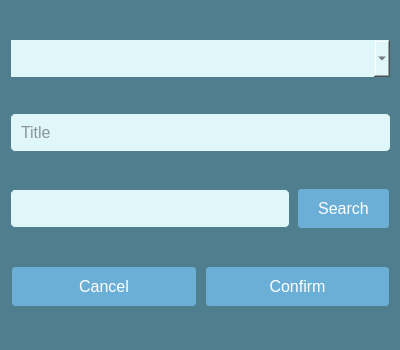
<?xml version="1.0" encoding="UTF-8"?>
<ui version="4.0">
 <class>publish</class>
 <widget class="QDialog" name="publish">
  <property name="geometry">
   <rect>
    <x>0</x>
    <y>0</y>
    <width>400</width>
    <height>350</height>
   </rect>
  </property>
  <property name="maximumSize">
   <size>
    <width>400</width>
    <height>350</height>
   </size>
  </property>
  <property name="windowTitle">
   <string>New publication</string>
  </property>
  <property name="styleSheet">
   <string notr="true">QWidget {
    background-color: #4f7f8f;  /* Fondo azul verdoso para la ventana */
    color: #333333;  /* Texto oscuro para el fondo azul */
    font-family: &quot;Arial&quot;, sans-serif;
    font-size: 16px;  /* Tamaño de fuente más grande para toda la aplicación */
}

QLabel {
    color: #a8d8a8;  /* Verde claro para el texto de los labels */
    font-size: 18px;  /* Tamaño de fuente más grande en los labels */
    font-weight: bold;
}

QPushButton {
    background-color: #6baed6;  /* Azul suave para los botones */
    color: white;
    border: 2px solid #4f7f8f;  /* Borde del botón en color azul verdoso */
    border-radius: 5px;
    padding: 10px 20px;
    font-size: 16px;  /* Tamaño de fuente más grande en los botones */
}

QPushButton:hover {
    background-color: #4f7f8f;  /* Al pasar el ratón se vuelve más oscuro */
    color: white;
    border-color: #6baed6;
}

QPushButton:pressed {
    background-color: #3b6e7d;  /* Cuando se presiona, un tono más oscuro */
}

QLineEdit {
    background-color: #e0f7fa;  /* Fondo suave de color verde claro para los inputs */
    border: 1px solid #4f7f8f;  /* Borde verde para los campos de texto */
    color: #333333;
    padding: 8px;
    border-radius: 5px;
    font-size: 16px;  /* Tamaño de fuente más grande en los inputs */
}

QCheckBox {
    color: #a8d8a8;  /* Verde claro para el texto del checkbox */
    font-size: 16px;  /* Tamaño de fuente más grande en el checkbox */
}

QRadioButton {
    color: #a8d8a8;  /* Verde claro para el texto del radiobutton */
    font-size: 16px;  /* Tamaño de fuente más grande en el radiobutton */
}

QComboBox {
    background-color: #e0f7fa;  /* Fondo verde claro */
    border: 1px solid #4f7f8f;  /* Borde del combobox */
    color: #333333;
    font-size: 16px;  /* Tamaño de fuente más grande en el combobox */
    padding: 8px;
}

QComboBox:hover {
    border-color: #6baed6;  /* Borde azul claro cuando se pasa el ratón */
}

QScrollBar {
    background-color: #e0f7fa;  /* Fondo verde claro para la barra de desplazamiento */
    border: 1px solid #4f7f8f;  /* Borde azul verdoso */
}

QScrollBar::handle {
    background-color: #6baed6;  /* Color del control de la barra de desplazamiento */
}

QScrollBar::handle:hover {
    background-color: #4f7f8f;  /* Color más oscuro cuando se pasa el ratón */
}

QTabWidget::pane {
    border: 1px solid #4f7f8f;  /* Borde para los paneles de las pestañas */
}

QTabBar::tab {
    background-color: #6baed6;  /* Fondo azul claro para las pestañas */
    color: white;
    padding: 12px;
}

QTabBar::tab:selected {
    background-color: #4f7f8f;  /* Fondo azul oscuro para la pestaña seleccionada */
}

QSlider {
    background-color: #e0f7fa;  /* Fondo verde claro */
    border: 1px solid #4f7f8f;  /* Borde azul verdoso */
}

QSlider::handle {
    background-color: #6baed6;  /* Color del control deslizante */
    border: 1px solid #4f7f8f;
}


QTabWidget::pane {
    border: 1px solid #4f7f8f;  /* Borde para los paneles de las pestañas */
}</string>
  </property>
  <widget class="QWidget" name="verticalLayoutWidget">
   <property name="geometry">
    <rect>
     <x>10</x>
     <y>10</y>
     <width>381</width>
     <height>331</height>
    </rect>
   </property>
   <layout class="QVBoxLayout" name="verticalLayout">
    <item>
     <widget class="QComboBox" name="categoryComboBox"/>
    </item>
    <item>
     <widget class="QLineEdit" name="title">
      <property name="inputMask">
       <string/>
      </property>
      <property name="placeholderText">
       <string>Title</string>
      </property>
     </widget>
    </item>
    <item>
     <layout class="QHBoxLayout" name="horizontalLayout_2">
      <item>
       <widget class="QLineEdit" name="upload_path"/>
      </item>
      <item>
       <widget class="QPushButton" name="search_path">
        <property name="text">
         <string>Search</string>
        </property>
       </widget>
      </item>
     </layout>
    </item>
    <item>
     <layout class="QHBoxLayout" name="horizontalLayout">
      <item>
       <widget class="QPushButton" name="cancel">
        <property name="text">
         <string>Cancel</string>
        </property>
       </widget>
      </item>
      <item>
       <widget class="QPushButton" name="confirm">
        <property name="text">
         <string>Confirm</string>
        </property>
       </widget>
      </item>
     </layout>
    </item>
   </layout>
  </widget>
 </widget>
 <resources/>
 <connections/>
</ui>
